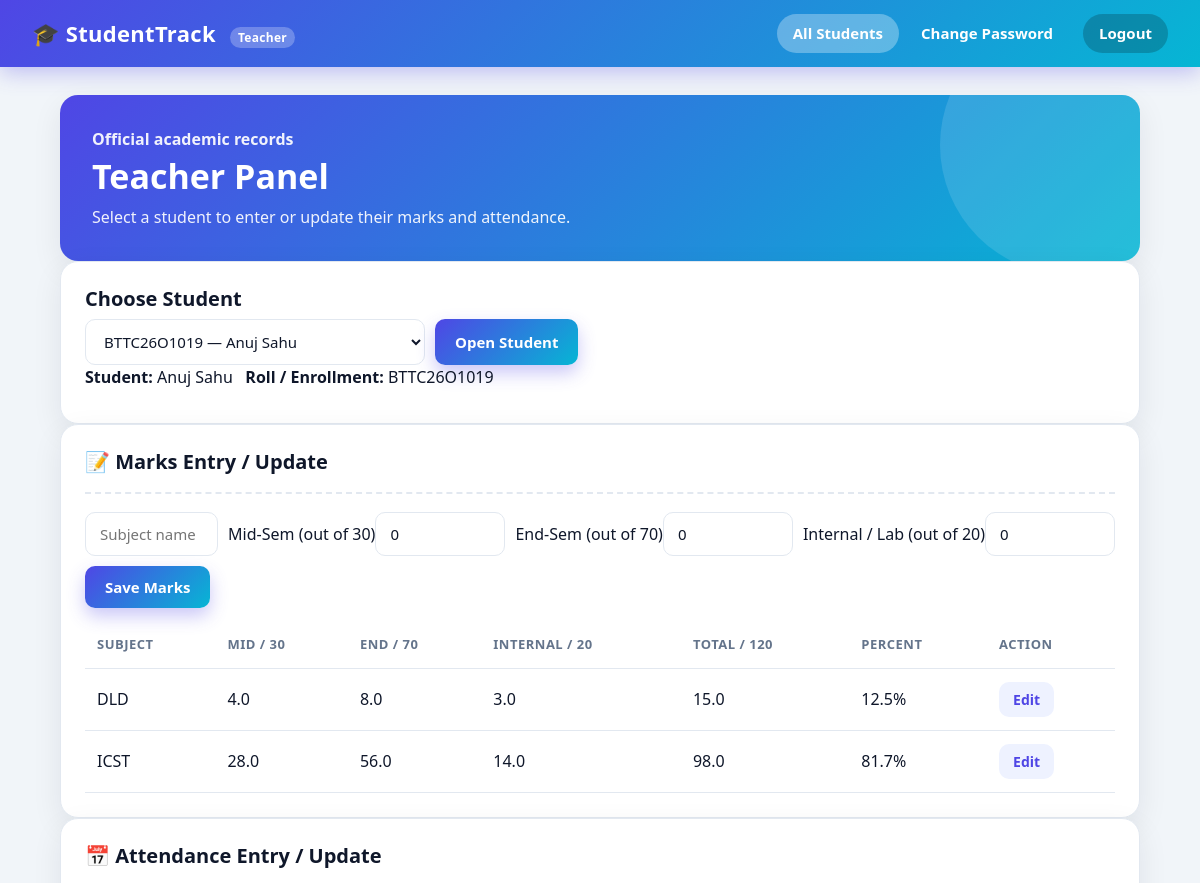
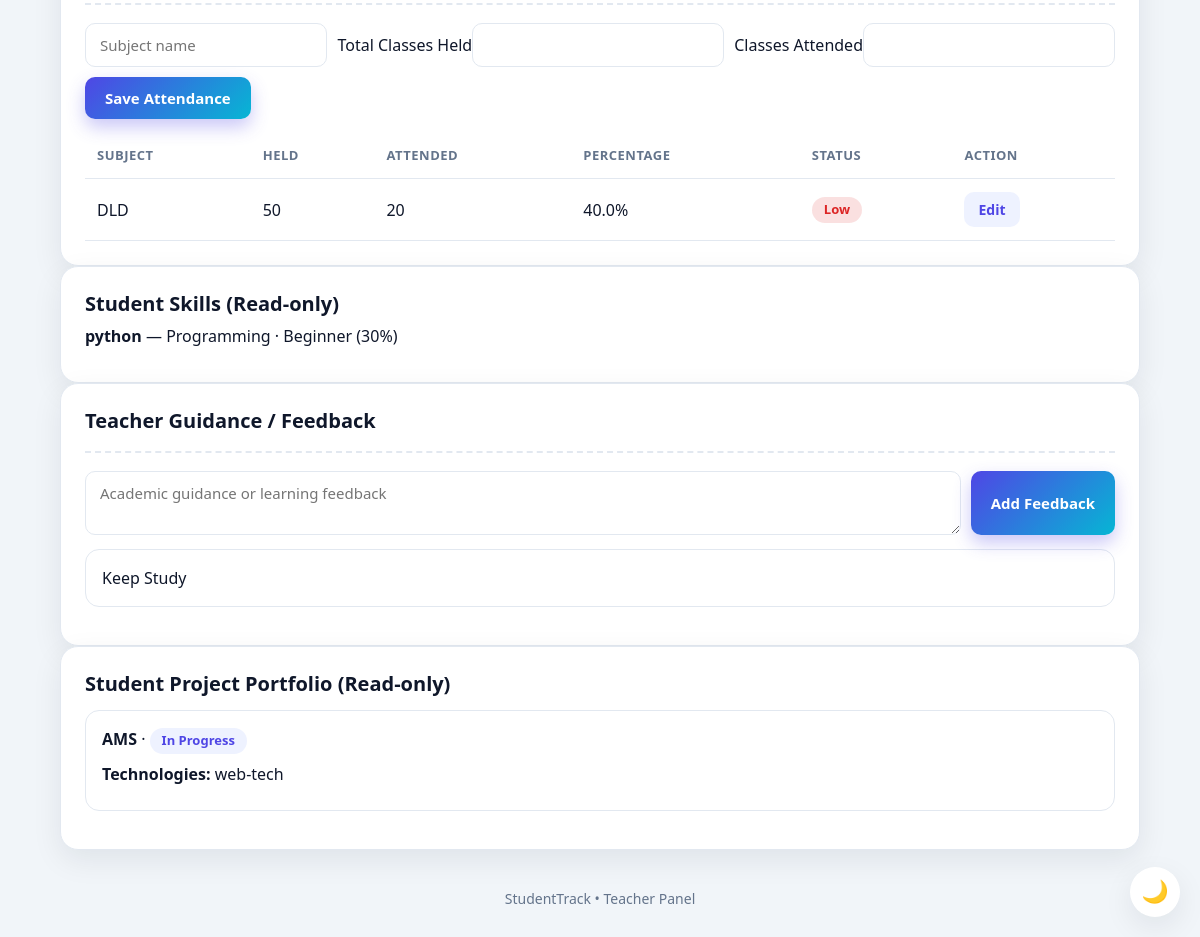
/teacher/student?e=BTTC26O1019 (signed in), run on the app's committed database (2 pictures, top to bottom).
### tables this page shows
CREATE TABLE users (
            id INTEGER PRIMARY KEY AUTOINCREMENT,
            name TEXT,
            father_name TEXT,
            enrollment TEXT,
            mobile TEXT,
            email TEXT,
            password TEXT
        );

CREATE TABLE academic_records (
            id INTEGER PRIMARY KEY AUTOINCREMENT,
            enrollment TEXT NOT NULL,
            subject TEXT NOT NULL,
            mid_sem REAL NOT NULL DEFAULT 0,
            end_sem REAL NOT NULL DEFAULT 0,
            internal_lab REAL NOT NULL DEFAULT 0,
            UNIQUE(enrollment, subject)
        );

CREATE TABLE attendance (
            id INTEGER PRIMARY KEY AUTOINCREMENT,
            enrollment TEXT NOT NULL,
            subject TEXT NOT NULL,
            total_classes INTEGER NOT NULL DEFAULT 0,
            attended_classes INTEGER NOT NULL DEFAULT 0,
            UNIQUE(enrollment, subject)
        );

CREATE TABLE skills (
            id INTEGER PRIMARY KEY AUTOINCREMENT,
            enrollment TEXT,
            skill_name TEXT,
            level TEXT,
            category TEXT NOT NULL DEFAULT 'Other'
        , progress INTEGER NOT NULL DEFAULT 0, learning_note TEXT DEFAULT '');

CREATE TABLE remarks (
            id INTEGER PRIMARY KEY AUTOINCREMENT,
            enrollment TEXT,
            remark TEXT
        );

CREATE TABLE projects (
        id INTEGER PRIMARY KEY AUTOINCREMENT,
        enrollment TEXT NOT NULL,
        title TEXT NOT NULL,
        technologies TEXT DEFAULT '',
        description TEXT DEFAULT '',
        project_url TEXT DEFAULT '',
        status TEXT NOT NULL DEFAULT 'In Progress'
    );

### app.py (the view)
@app.route("/teacher/student")
def teacher_student():
    if "teacher" not in session:
        return redirect("/teacher")
    enrollment = request.args.get("e", "").strip()
    db = sqlite3.connect("students.db")
    user = db.execute("SELECT name, father_name, mobile, email FROM users WHERE enrollment=?", (enrollment,)).fetchone()
    students = db.execute("SELECT enrollment, name FROM users ORDER BY name").fetchall()
    academic = db.execute("SELECT id, subject, mid_sem, end_sem, internal_lab FROM academic_records WHERE enrollment=? ORDER BY subject", (enrollment,)).fetchall()
    attendance_rows = db.execute("SELECT id, subject, total_classes, attended_classes FROM attendance WHERE enrollment=? ORDER BY subject", (enrollment,)).fetchall()
    skills = db.execute("SELECT skill_name, level, id, progress, learning_note, category FROM skills WHERE enrollment=? ORDER BY id DESC", (enrollment,)).fetchall()
    editing_mark = None
    editing_attendance = None
    mark_id = request.args.get("edit_mark", type=int)
    attendance_id = request.args.get("edit_attendance", type=int)
    if mark_id:
        editing_mark = db.execute("SELECT id, subject, mid_sem, end_sem, internal_lab FROM academic_records WHERE id=? AND enrollment=?", (mark_id, enrollment)).fetchone()
    if attendance_id:
        editing_attendance = db.execute("SELECT id, subject, total_classes, attended_classes FROM attendance WHERE id=? AND enrollment=?", (attendance_id, enrollment)).fetchone()
    projects = db.execute("SELECT title, technologies, description, project_url, status FROM projects WHERE enrollment=? ORDER BY id DESC", (enrollment,)).fetchall()
    remarks = db.execute("SELECT remark FROM remarks WHERE enrollment=? ORDER BY id DESC", (enrollment,)).fetchall()
    db.close()
    if user is None:
        return render_template("student_detail.html", enrollment="", user=None, students=students,
            academic=[], attendance_rows=[], skills=[], projects=[], remarks=[])
    return render_template("student_detail.html", enrollment=enrollment, user=user, students=students,
        academic=academic, attendance_rows=attendance_rows, skills=skills, projects=projects, remarks=remarks,
        editing_mark=editing_mark, editing_attendance=editing_attendance)

### app.py (called while the page is built)
@app.after_request
def no_cache(response):
    response.headers["Cache-Control"] = "no-store"
    return response

### templates/student_detail.html (shortened to what this page needs)
{% extends "base.html" %}
{% block nav %}{% include "nav_teacher.html" %}{% endblock %}
{% block content %}
<main class="container">
  <section class="card hero fade"><div><p class="eyebrow">Official academic records</p><h1>Teacher Panel</h1><p>Select a student to enter or update their marks and attendance.</p></div></section>
  <section class="card fade">
    <h2>Choose Student</h2>
    <form action="/teacher/student" method="get" class="search-row">
      <select class="input" name="e" required><option value="">Select roll / enrollment number</option>{% for st in students %}<option value="{{ st[0] }}" {% if st[0]==enrollment %}selected{% endif %}>{{ st[0] }} — {{ st[1] }}</option>{% endfor %}</select>
      <button class="btn btn-primary">Open Student</button>
    </form>
    {% if user %}
    <p><b>Student:</b> {{ user[0] }} &nbsp; <b>Roll / Enrollment:</b> {{ enrollment }}</p>
    {% endif %}
  </section>
  {% if user %}
  <section class="card fade" id="academics">
    <h2>📝 Marks Entry / Update</h2>
    <form action="/teacher/record" method="post" class="add-form">
      <input class="input" name="subject" placeholder="Subject name" value="{{ editing_mark[1] if editing_mark else '' }}" required>
      <label>Mid-Sem (out of 30)<input class="input" type="number" name="mid_sem" min="0" max="30" step="0.5" value="{{ editing_mark[2] if editing_mark else 0 }}" required></label>
      <label>End-Sem (out of 70)<input class="input" type="number" name="end_sem" min="0" max="70" step="0.5" value="{{ editing_mark[3] if editing_mark else 0 }}" required></label>
      <label>Internal / Lab (out of 20)<input class="input" type="number" name="internal_lab" min="0" max="20" step="0.5" value="{{ editing_mark[4] if editing_mark else 0 }}" required></label>
      <button class="btn btn-primary">{{ 'Update Selected Marks' if editing_mark else 'Save Marks' }}</button>
    </form>
    <div class="table-wrap"><table><thead><tr><th>Subject</th><th>Mid / 30</th><th>End / 70</th><th>Internal / 20</th><th>Total / 120</th><th>Percent</th><th>Action</th></tr></thead><tbody>
    {% for a in academic %}<tr><td>{{ a[1] }}</td><td>{{ a[2] }}</td><td>{{ a[3] }}</td><td>{{ a[4] }}</td><td>{{ a[2]+a[3]+a[4] }}</td><td>{{ '%.1f'|format((a[2]+a[3]+a[4])*100/120) }}%</td><td><a class="btn btn-ghost btn-sm" href="/teacher/student?e={{ enrollment }}&edit_mark={{ a[0] }}#academics">Edit</a></td></tr>{% else %}<tr><td colspan="7">No marks entered.</td></tr>{% endfor %}
    </tbody></table></div>
  </section>
  <section class="card fade" id="attendance">
    <h2>📅 Attendance Entry / Update</h2>
    <form action="/teacher/attendance" method="post" class="add-form">
      <input class="input" name="subject" placeholder="Subject name" value="{{ editing_attendance[1] if editing_attendance else '' }}" required>
      <label>Total Classes Held<input class="input" type="number" name="total_classes" min="0" value="{{ editing_attendance[2] if editing_attendance else '' }}" required></label>
      <label>Classes Attended<input class="input" type="number" name="attended_classes" min="0" value="{{ editing_attendance[3] if editing_attendance else '' }}" required></label>
      <button class="btn btn-primary">{{ 'Update Selected Attendance' if editing_attendance else 'Save Attendance' }}</button>
    </form>
    <div class="table-wrap"><table><thead><tr><th>Subject</th><th>Held</th><th>Attended</th><th>Percentage</th><th>Status</th><th>Action</th></tr></thead><tbody>
    {% for a in attendance_rows %}{% set pct=(a[3]*100/a[2]) if a[2] else 0 %}<tr><td>{{ a[1] }}</td><td>{{ a[2] }}</td><td>{{ a[3] }}</td><td>{{ '%.1f'|format(pct) }}%</td><td><span class="badge {{ 'good' if pct>=75 else 'low' }}">{{ 'Safe' if pct>=75 else 'Low' }}</span></td><td><a class="btn btn-ghost btn-sm" href="/teacher/student?e={{ enrollment }}&edit_attendance={{ a[0] }}#attendance">Edit</a></td></tr>{% else %}<tr><td colspan="6">No attendance entered.</td></tr>{% endfor %}
    </tbody></table></div>
  </section>
  <section class="card fade"><h2>Student Skills (Read-only)</h2>{% for sk in skills %}<p><b>{{ sk[0] }}</b> — {{ sk[5] }} · {{ sk[1] }} ({{ sk[3] }}%) {% if sk[4] %}· {{ sk[4] }}{% endif %}</p>{% else %}<p>No skills added.</p>{% endfor %}</section>
  <section class="card fade" id="feedback"><h2>Teacher Guidance / Feedback</h2>
    <form action="/teacher/addremark" method="post" class="add-form"><input type="hidden" name="enrollment" value="{{ enrollment }}"><textarea class="input" name="remark" rows="2" placeholder="Academic guidance or learning feedback" required></textarea><button class="btn btn-primary">Add Feedback</button></form>
    {% for remark in remarks %}<div class="portfolio-card">{{ remark[0] }}</div>{% else %}<p>No feedback added.</p>{% endfor %}
  </section>
  <section class="card fade"><h2>Student Project Portfolio (Read-only)</h2>{% for project in projects %}<div class="portfolio-card"><b>{{ project[0] }}</b> · <span class="badge">{{ project[4] }}</span>{% if project[1] %}<p><b>Technologies:</b> {{ project[1] }}</p>{% endif %}</div>{% else %}<p>No projects added.</p>{% endfor %}</section>
  {% endif %}
</main>
<footer class="footer">StudentTrack • Teacher Panel</footer>
{% endblock %}

### static/style.css (style rules this page uses)
:root { --bg: #f1f5f9; --card: #ffffff; --text: #0f172a; --muted: #64748b; --border: #e2e8f0; --primary: #4f46e5; --primary-dark: #4338ca; --primary-soft: #eef2ff; --good: #16a34a; --mid: #d97706; --low: #dc2626; --input-bg: #ffffff; --shadow: 0 10px 30px rgba(15, 23, 42, 0.08); --grad: linear-gradient(135deg, #4f46e5 0%, #06b6d4 100%); }
* { box-sizing: border-box; }
html { scroll-behavior: smooth; scroll-padding-top: 90px; }
body { margin: 0; font-family: "Segoe UI", Tahoma, Arial, sans-serif; background: var(--bg); color: var(--text); line-height: 1.5; transition: background 0.3s, color 0.3s; }
h1, h2, h3 { margin: 0 0 8px; line-height: 1.25; }
h2 { font-size: 20px; }
p { margin: 0 0 10px; }
a { color: var(--primary); text-decoration: none; }
.container { max-width: 1120px; margin: 0 auto; padding: 28px 20px 10px; }
.card { background: var(--card); border-radius: 18px; padding: 24px; box-shadow: var(--shadow); border: 1px solid var(--border); transition: transform 0.25s, box-shadow 0.25s, background 0.3s; }
.hero { background: var(--grad); color: #fff; border: none; display: flex; align-items: center; justify-content: space-between; gap: 20px; flex-wrap: wrap; padding: 32px; position: relative; overflow: hidden; }
.hero::after { content: ""; position: absolute; right: -60px; top: -80px; width: 260px; height: 260px; border-radius: 50%; background: rgba(255, 255, 255, 0.12); }
.hero h1 { font-size: 34px; }
.hero p { margin: 0; opacity: 0.92; }
.hero .eyebrow { font-weight: 600; margin-bottom: 4px; }
.badge { display: inline-block; padding: 3px 12px; border-radius: 20px; font-size: 13px; font-weight: 700; background: var(--primary-soft); color: var(--primary); }
.badge.low { background: rgba(220, 38, 38, 0.14); color: var(--low); }
.input { width: 100%; padding: 11px 14px; font-size: 15px; border: 1.5px solid var(--border); border-radius: 10px; background: var(--input-bg); color: var(--text); outline: none; transition: border-color 0.2s, box-shadow 0.2s; font-family: inherit; }
.btn { display: inline-block; padding: 11px 20px; font-size: 15px; font-weight: 600; border: none; border-radius: 10px; cursor: pointer; text-align: center; font-family: inherit; transition: transform 0.15s, box-shadow 0.2s, background 0.2s; }
.btn-primary { background: var(--grad); color: #fff; box-shadow: 0 8px 18px rgba(79, 70, 229, 0.3); }
.btn-ghost { background: var(--primary-soft); color: var(--primary); }
.btn-sm { padding: 7px 14px; font-size: 14px; }
.add-form { display: flex; gap: 10px; flex-wrap: wrap; margin-top: 18px; padding-top: 18px; border-top: 2px dashed var(--border); }
.add-form .input { flex: 1; min-width: 130px; width: auto; }
.table-wrap { overflow-x: auto; }
table { width: 100%; border-collapse: collapse; margin-top: 14px; }
th, td { text-align: left; padding: 13px 12px; border-bottom: 1px solid var(--border); white-space: nowrap; }
th { color: var(--muted); font-size: 13px; text-transform: uppercase; letter-spacing: 0.5px; }
.search-row { display: flex; gap: 10px; flex-wrap: wrap; }
.search-row .input { max-width: 340px; }
.footer { text-align: center; color: var(--muted); padding: 28px 20px; font-size: 14px; }
.fade { animation: fade-up 0.6s ease both; }
.portfolio-card { border:1px solid var(--border); border-radius:14px; padding:16px; margin:14px 0; background:var(--card); }
.portfolio-card p { margin:8px 0; }

### data on the page
users: name "Anuj Sahu"
academic_records: subject "DLD", mid_sem "4.0", end_sem "8.0", internal_lab "3.0", a[2]+a[3]+a[4] "15.0", (a[2]+a[3]+a[4])*100/120 "12.5"
academic_records: subject "ICST", mid_sem "28.0", end_sem "56.0", internal_lab "14.0", a[2]+a[3]+a[4] "98.0", (a[2]+a[3]+a[4])*100/120 "81.7"
attendance: subject "DLD", total_classes "50", attended_classes "20", pct "40.0", value "Low"
skills: skill_name "python", category "Programming", level "Beginner", progress "30"
remarks: remark "Keep Study"
projects: title "AMS", status "In Progress", technologies "web-tech"

### other printed values
{{ enrollment }} "BTTC26O1019"
{{ 'Update Selected Marks' if editing_mark else 'Save Marks' }} "Save Marks"
form field e "BTTC26O1019 — Anuj Sahu"
